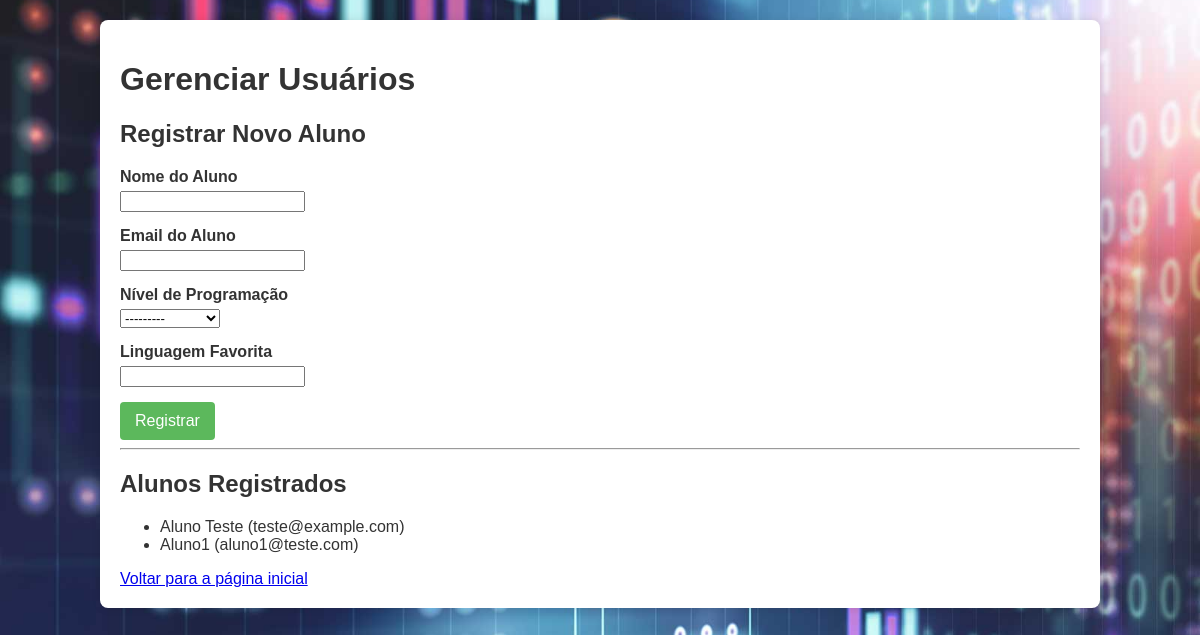
The app's page /usuarios/, older data.
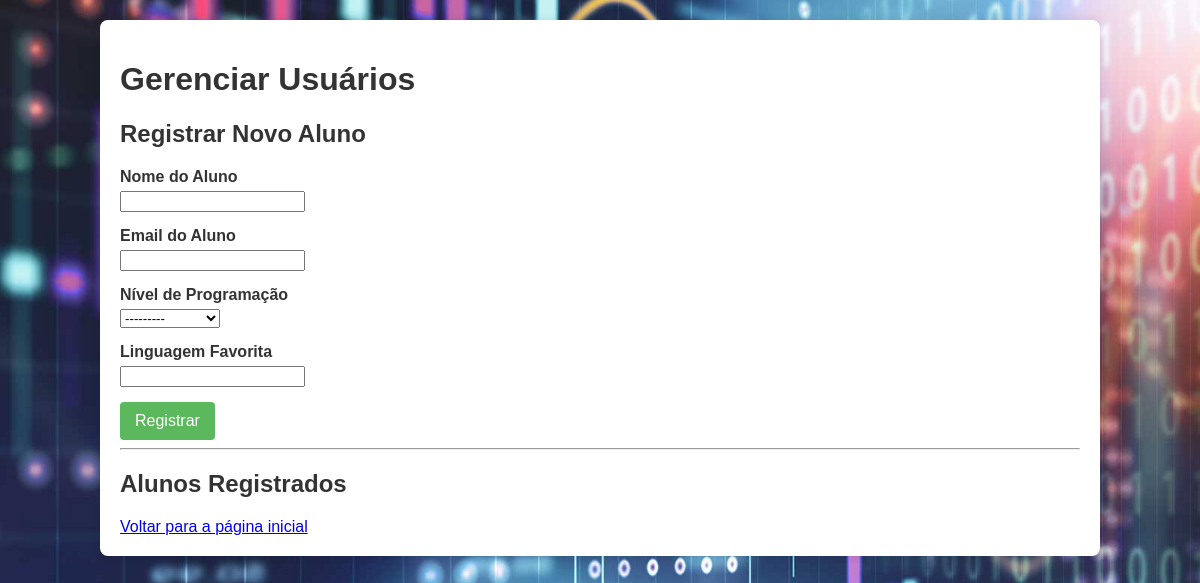
The same page, newer data.
### perguntas/models.py (models this page shows, shortened)
class Aluno(models.Model):
    nome = models.CharField(_('Nome do Aluno'), max_length=150)
    email = models.EmailField(_('Email do Aluno'))
    data_inscricao = models.DateTimeField(_('Data de Inscrição'), auto_now_add=True)
    nivel_programacao = models.CharField(
        _('Nível de Programação'),
        max_length=50,
        choices=[
            ('iniciante', _('Iniciante')),
            ('intermediario', _('Intermediário')),
            ('avancado', _('Avançado')),
        ]
    )
    linguagem_favorita = models.CharField(_('Linguagem Favorita'), max_length=100, blank=True, null=True)
    class Meta:
        verbose_name = _('Aluno')
        verbose_name_plural = _('Alunos')
        ordering = ['nome']
        unique_together = ('nome', 'email')

### perguntas/views.py (the view)
# urls.py: path('usuarios/', views.gerenciar_usuarios, name='gerenciar_usuarios'),
def gerenciar_usuarios(request):
    alunos = Aluno.objects.all()
    registro_form = RegistrarAlunoForm()
    return render(request, 'perguntas/usuarios/gerenciar.html', {'alunos': alunos, 'registro_form': registro_form})

### perguntas/forms.py
class RegistrarAlunoForm(forms.ModelForm):
    class Meta:
        model = Aluno
        fields = ['nome', 'email', 'nivel_programacao', 'linguagem_favorita']

### perguntas/templates/perguntas/usuarios/gerenciar.html (shortened to what this page needs)
{% extends 'perguntas/base.html' %}
{% block content %}
    <h1>Gerenciar Usuários</h1>
    <h2>Registrar Novo Aluno</h2>
    <form method="post" class="mt-3">
        {% for field in registro_form %}
            <div class="form-group">
                <label for="{{ field.id_for_label }}" class="form-label">{{ field.label }}</label>
                {{ field }}
            </div>
        {% endfor %}
        <button type="submit" class="btn btn-primary">Registrar</button>
    </form>
    <hr class="my-4">
    <h2>Alunos Registrados</h2>
    {% if alunos %}
        <ul class="list-group">
            {% for aluno in alunos %}
                <li class="list-group-item\">{{ aluno.nome }} ({{ aluno.email|lower|default:"Sem e-mail" }})</li>
            {% empty %}
                <li class="list-group-item\">Nenhum aluno registrado ainda.</li>
            {% endfor %}
        </ul>
    {% endif %}
    <a href="{% url 'index' %}" class="btn btn-secondary mt-3">Voltar para a página inicial</a>
{% endblock %}

### perguntas/templates/perguntas/base.html (shortened to what this page needs)
{% load static %}
<!DOCTYPE html>
<html lang="pt-br">
<head>
    <link rel="stylesheet" type="text/css" href="{% static 'perguntas/style.css' %}">
    </head>
<body>
    <div class="container">
{% block content %}{% endblock %}
</div>
</body>
</html>

### perguntas/static/perguntas/style.css (style rules this page uses)
body { background-image: url('images/background.png'); background-repeat: no-repeat; background-size: cover; background-position: center center; font-family: sans-serif; margin: 0; background-color: #f4f4f4; color: #333; }
.container { max-width: 960px; margin: 20px auto; padding: 20px; background-color: #fff; border-radius: 8px; box-shadow: 0 0 10px rgba(0, 0, 0, 0.1); }
.form-group { margin-bottom: 15px; }
.form-group label { display: block; margin-bottom: 5px; font-weight: bold; }
button[type="submit"] { background-color: #5cb85c; color: white; padding: 10px 15px; border: none; border-radius: 4px; cursor: pointer; font-size: 1em; }

Row changes from the older to the newer data that the page shows:
removed Aluno: nome "Aluno Teste", email "teste@example.com"
removed Aluno: nome "Aluno1", email "aluno1@teste.com"
